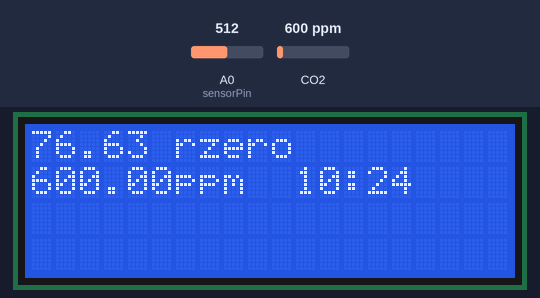
The sketch below on a simulated Arduino Uno, built with avr-gcc and run on an emulated ATmega328P. Shown: 20×4 character LCD. The inputs (shaded band) are chosen by the test bench; at power-on: A0 (sensorPin) = 512, CO2 600 ppm. The local clock reads 2024-03-15 10:24:30 at power-on unless the sketch sets it; storage starts empty; what the sketch prints to the serial monitor is not drawn.

Above: at 0.2 s.
At 124.3 s:
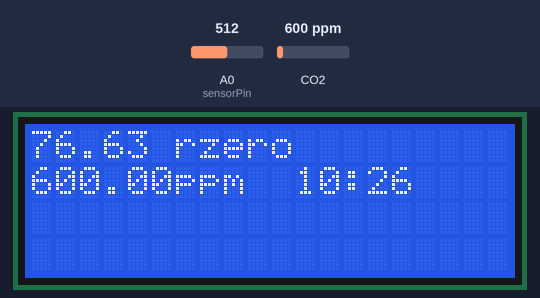

The sketch:

GetRzeroMQ135.ino.ino
```cpp
#include <MQ135.h>
#include <virtuabotixRTC.h>
#include <SD.h>
#include <LiquidCrystal_I2C.h>
#include <SPI.h>

#define RLOAD 1000
#define RZERO 23.32

MQ135 gasSensor = MQ135(A0);
int val;
int sensorPin = A0;
int sensorValue = 0;
LiquidCrystal_I2C lcd(0x27,20,4);
virtuabotixRTC myRTC(4,5,6);
const int chipSelect = 53;
String waktu;
String tanggal;
float zero;
float ppm;

void setup() {
  lcd.init();
  lcd.backlight();
  lcd.print("");
  myRTC.updateTime();
  Initialize_SDcard();
  Serial.begin(115200);
  pinMode(sensorPin, INPUT);
}

void loop() {
  myRTC.updateTime();
  /*Deskripsi Waktu*/
  waktu = String(myRTC.hours)+ ":" + String(myRTC.minutes);
  /*Deskripsi Tanggal*/
  tanggal = String(myRTC.dayofmonth) + "/" +
  (myRTC.month) + "/" + (myRTC.year);


  Serial.println(waktu);
  Serial.println(tanggal);
  val = analogRead(A0);
  Serial.print ("raw = ");
  Serial.println (val);
  zero = gasSensor.getRZero();
  Serial.print ("rzero: ");
  Serial.println (zero);
  ppm = gasSensor.getPPM();
  Serial.print ("ppm: ");
  Serial.println (ppm);


  //Menampilkan LCD
  /*AtasKiri*/
  lcd.setCursor(0, 0);
  lcd.print(zero);
  lcd.print(" rzero");
  /*BawahKiri*/
  lcd.setCursor(0, 1);
  lcd.print(ppm);
  lcd.print("ppm");
  /*BawahKanan*/
  lcd.setCursor(11,1);
  lcd.print(waktu);

  delay(2000);

  //Menulis Log ke SDCard
  Write_SDcard();

}

void Initialize_SDcard(){           //KelasKodeCekSDCard
  //Mengecek SD Card
  if (!SD.begin(chipSelect)) {
    Serial.println("Tidak ada kartu memori!");
    return;
  }

  //Membuat File Log
  Serial.println("Membuat file log.txt...");
  File dataFile = SD.open("Rzero.txt", FILE_WRITE);
  if (dataFile) {
    dataFile.println
    ("tanggal,waktu,zero,ppm");
    dataFile.close();
  }
}

void Write_SDcard()                 //KelasKodeTulisSDCard
{
  //Membuka file log
  File dataFile = SD.open("Rzero.txt", FILE_WRITE);

  //Menulis log
  if (dataFile) {
    dataFile.print(tanggal);
    dataFile.print(",");

    dataFile.print(waktu);
    dataFile.print(",");

    dataFile.print(zero);
    dataFile.print(",");

    dataFile.print(ppm);
    dataFile.print(",");

    dataFile.println();
    dataFile.close();

    delayMenit();
  }
  else
  Serial.println("Penulisan file gagal!");
}

void delayMenit()
{
  for(int count = 0; count < 60 ; count++)
  {
  delay(1000);
  }
}
```
